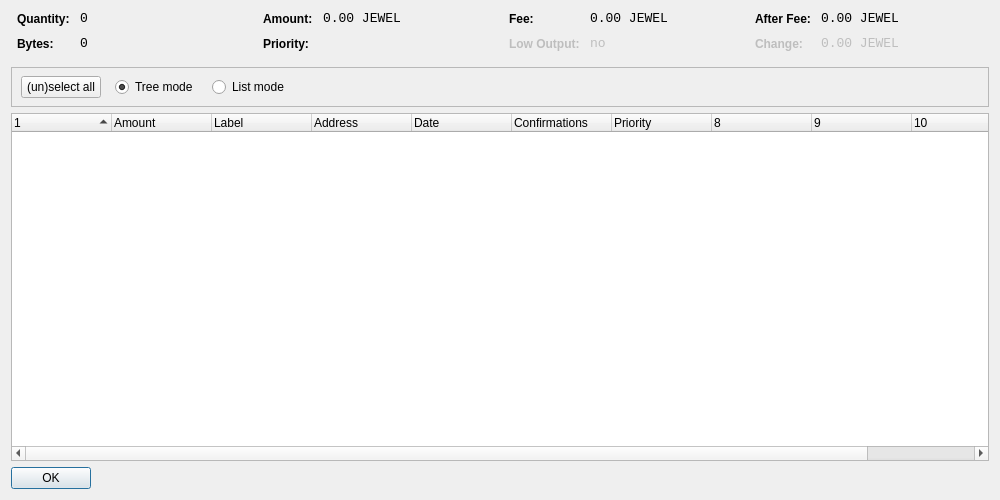
<?xml version="1.0" encoding="UTF-8"?>
<ui version="4.0">
 <class>CoinControlDialog</class>
 <widget class="QDialog" name="CoinControlDialog">
  <property name="geometry">
   <rect>
    <x>0</x>
    <y>0</y>
    <width>1000</width>
    <height>500</height>
   </rect>
  </property>
  <property name="windowTitle">
   <string>Coin Control</string>
  </property>
  <layout class="QVBoxLayout" name="verticalLayout">
   <item>
    <layout class="QHBoxLayout" name="horizontalLayoutTop" stretch="0,0,0,0">
     <property name="topMargin">
      <number>0</number>
     </property>
     <property name="bottomMargin">
      <number>10</number>
     </property>
     <item>
      <layout class="QFormLayout" name="formLayoutCoinControl1">
       <property name="horizontalSpacing">
        <number>10</number>
       </property>
       <property name="verticalSpacing">
        <number>10</number>
       </property>
       <property name="leftMargin">
        <number>6</number>
       </property>
       <property name="rightMargin">
        <number>6</number>
       </property>
       <item row="0" column="0">
        <widget class="QLabel" name="labelCoinControlQuantityText">
         <property name="styleSheet">
          <string notr="true">font-weight:bold;</string>
         </property>
         <property name="text">
          <string>Quantity:</string>
         </property>
        </widget>
       </item>
       <item row="0" column="1">
        <widget class="QLabel" name="labelCoinControlQuantity">
         <property name="font">
          <font>
           <family>Monospace</family>
           <pointsize>10</pointsize>
          </font>
         </property>
         <property name="cursor">
          <cursorShape>IBeamCursor</cursorShape>
         </property>
         <property name="contextMenuPolicy">
          <enum>Qt::ActionsContextMenu</enum>
         </property>
         <property name="text">
          <string notr="true">0</string>
         </property>
         <property name="textInteractionFlags">
          <set>Qt::LinksAccessibleByMouse|Qt::TextSelectableByKeyboard|Qt::TextSelectableByMouse</set>
         </property>
        </widget>
       </item>
       <item row="1" column="0">
        <widget class="QLabel" name="labelCoinControlBytesText">
         <property name="styleSheet">
          <string notr="true">font-weight:bold;</string>
         </property>
         <property name="text">
          <string>Bytes:</string>
         </property>
        </widget>
       </item>
       <item row="1" column="1">
        <widget class="QLabel" name="labelCoinControlBytes">
         <property name="font">
          <font>
           <family>Monospace</family>
           <pointsize>10</pointsize>
          </font>
         </property>
         <property name="cursor">
          <cursorShape>IBeamCursor</cursorShape>
         </property>
         <property name="contextMenuPolicy">
          <enum>Qt::ActionsContextMenu</enum>
         </property>
         <property name="text">
          <string notr="true">0</string>
         </property>
         <property name="textInteractionFlags">
          <set>Qt::LinksAccessibleByMouse|Qt::TextSelectableByKeyboard|Qt::TextSelectableByMouse</set>
         </property>
        </widget>
       </item>
      </layout>
     </item>
     <item>
      <layout class="QFormLayout" name="formLayoutCoinControl2">
       <property name="horizontalSpacing">
        <number>10</number>
       </property>
       <property name="verticalSpacing">
        <number>10</number>
       </property>
       <property name="leftMargin">
        <number>6</number>
       </property>
       <property name="rightMargin">
        <number>6</number>
       </property>
       <item row="0" column="0">
        <widget class="QLabel" name="labelCoinControlAmountText">
         <property name="styleSheet">
          <string notr="true">font-weight:bold;</string>
         </property>
         <property name="text">
          <string>Amount:</string>
         </property>
        </widget>
       </item>
       <item row="0" column="1">
        <widget class="QLabel" name="labelCoinControlAmount">
         <property name="font">
          <font>
           <family>Monospace</family>
           <pointsize>10</pointsize>
          </font>
         </property>
         <property name="cursor">
          <cursorShape>IBeamCursor</cursorShape>
         </property>
         <property name="contextMenuPolicy">
          <enum>Qt::ActionsContextMenu</enum>
         </property>
         <property name="text">
          <string notr="true">0.00 JEWEL</string>
         </property>
         <property name="textInteractionFlags">
          <set>Qt::LinksAccessibleByMouse|Qt::TextSelectableByKeyboard|Qt::TextSelectableByMouse</set>
         </property>
        </widget>
       </item>
       <item row="1" column="0">
        <widget class="QLabel" name="labelCoinControlPriorityText">
         <property name="styleSheet">
          <string notr="true">font-weight:bold;</string>
         </property>
         <property name="text">
          <string>Priority:</string>
         </property>
        </widget>
       </item>
       <item row="1" column="1">
        <widget class="QLabel" name="labelCoinControlPriority">
         <property name="font">
          <font>
           <family>Monospace</family>
           <pointsize>10</pointsize>
          </font>
         </property>
         <property name="cursor">
          <cursorShape>IBeamCursor</cursorShape>
         </property>
         <property name="contextMenuPolicy">
          <enum>Qt::ActionsContextMenu</enum>
         </property>
         <property name="text">
          <string/>
         </property>
         <property name="textInteractionFlags">
          <set>Qt::LinksAccessibleByMouse|Qt::TextSelectableByKeyboard|Qt::TextSelectableByMouse</set>
         </property>
        </widget>
       </item>
      </layout>
     </item>
     <item>
      <layout class="QFormLayout" name="formLayoutCoinControl3">
       <property name="horizontalSpacing">
        <number>10</number>
       </property>
       <property name="verticalSpacing">
        <number>10</number>
       </property>
       <property name="leftMargin">
        <number>6</number>
       </property>
       <property name="rightMargin">
        <number>6</number>
       </property>
       <item row="0" column="0">
        <widget class="QLabel" name="labelCoinControlFeeText">
         <property name="styleSheet">
          <string notr="true">font-weight:bold;</string>
         </property>
         <property name="text">
          <string>Fee:</string>
         </property>
        </widget>
       </item>
       <item row="0" column="1">
        <widget class="QLabel" name="labelCoinControlFee">
         <property name="font">
          <font>
           <family>Monospace</family>
           <pointsize>10</pointsize>
          </font>
         </property>
         <property name="cursor">
          <cursorShape>IBeamCursor</cursorShape>
         </property>
         <property name="contextMenuPolicy">
          <enum>Qt::ActionsContextMenu</enum>
         </property>
         <property name="text">
          <string notr="true">0.00 JEWEL</string>
         </property>
         <property name="textInteractionFlags">
          <set>Qt::LinksAccessibleByMouse|Qt::TextSelectableByKeyboard|Qt::TextSelectableByMouse</set>
         </property>
        </widget>
       </item>
       <item row="1" column="0">
        <widget class="QLabel" name="labelCoinControlLowOutputText">
         <property name="enabled">
          <bool>false</bool>
         </property>
         <property name="styleSheet">
          <string notr="true">font-weight:bold;</string>
         </property>
         <property name="text">
          <string>Low Output:</string>
         </property>
        </widget>
       </item>
       <item row="1" column="1">
        <widget class="QLabel" name="labelCoinControlLowOutput">
         <property name="enabled">
          <bool>false</bool>
         </property>
         <property name="font">
          <font>
           <family>Monospace</family>
           <pointsize>10</pointsize>
          </font>
         </property>
         <property name="cursor">
          <cursorShape>IBeamCursor</cursorShape>
         </property>
         <property name="contextMenuPolicy">
          <enum>Qt::ActionsContextMenu</enum>
         </property>
         <property name="text">
          <string notr="true">no</string>
         </property>
         <property name="textInteractionFlags">
          <set>Qt::LinksAccessibleByMouse|Qt::TextSelectableByKeyboard|Qt::TextSelectableByMouse</set>
         </property>
        </widget>
       </item>
      </layout>
     </item>
     <item>
      <layout class="QFormLayout" name="formLayoutCoinControl4">
       <property name="horizontalSpacing">
        <number>10</number>
       </property>
       <property name="verticalSpacing">
        <number>10</number>
       </property>
       <property name="leftMargin">
        <number>6</number>
       </property>
       <property name="rightMargin">
        <number>6</number>
       </property>
       <item row="0" column="0">
        <widget class="QLabel" name="labelCoinControlAfterFeeText">
         <property name="styleSheet">
          <string notr="true">font-weight:bold;</string>
         </property>
         <property name="text">
          <string>After Fee:</string>
         </property>
        </widget>
       </item>
       <item row="0" column="1">
        <widget class="QLabel" name="labelCoinControlAfterFee">
         <property name="font">
          <font>
           <family>Monospace</family>
           <pointsize>10</pointsize>
          </font>
         </property>
         <property name="cursor">
          <cursorShape>IBeamCursor</cursorShape>
         </property>
         <property name="contextMenuPolicy">
          <enum>Qt::ActionsContextMenu</enum>
         </property>
         <property name="text">
          <string notr="true">0.00 JEWEL</string>
         </property>
         <property name="textInteractionFlags">
          <set>Qt::LinksAccessibleByMouse|Qt::TextSelectableByKeyboard|Qt::TextSelectableByMouse</set>
         </property>
        </widget>
       </item>
       <item row="1" column="0">
        <widget class="QLabel" name="labelCoinControlChangeText">
         <property name="enabled">
          <bool>false</bool>
         </property>
         <property name="styleSheet">
          <string notr="true">font-weight:bold;</string>
         </property>
         <property name="text">
          <string>Change:</string>
         </property>
        </widget>
       </item>
       <item row="1" column="1">
        <widget class="QLabel" name="labelCoinControlChange">
         <property name="enabled">
          <bool>false</bool>
         </property>
         <property name="font">
          <font>
           <family>Monospace</family>
           <pointsize>10</pointsize>
          </font>
         </property>
         <property name="cursor">
          <cursorShape>IBeamCursor</cursorShape>
         </property>
         <property name="contextMenuPolicy">
          <enum>Qt::ActionsContextMenu</enum>
         </property>
         <property name="text">
          <string notr="true">0.00 JEWEL</string>
         </property>
         <property name="textInteractionFlags">
          <set>Qt::LinksAccessibleByMouse|Qt::TextSelectableByKeyboard|Qt::TextSelectableByMouse</set>
         </property>
        </widget>
       </item>
      </layout>
     </item>
    </layout>
   </item>
   <item>
    <widget class="QFrame" name="frame">
     <property name="minimumSize">
      <size>
       <width>0</width>
       <height>40</height>
      </size>
     </property>
     <property name="frameShape">
      <enum>QFrame::StyledPanel</enum>
     </property>
     <property name="frameShadow">
      <enum>QFrame::Sunken</enum>
     </property>
     <widget class="QWidget" name="horizontalLayoutWidget">
      <property name="geometry">
       <rect>
        <x>10</x>
        <y>0</y>
        <width>781</width>
        <height>41</height>
       </rect>
      </property>
      <layout class="QHBoxLayout" name="horizontalLayoutPanel" stretch="0,0,0,0,0">
       <property name="spacing">
        <number>14</number>
       </property>
       <item>
        <widget class="QPushButton" name="pushButtonSelectAll">
         <property name="sizePolicy">
          <sizepolicy hsizetype="Maximum" vsizetype="Fixed">
           <horstretch>0</horstretch>
           <verstretch>0</verstretch>
          </sizepolicy>
         </property>
         <property name="text">
          <string>(un)select all</string>
         </property>
        </widget>
       </item>
       <item>
        <widget class="QRadioButton" name="radioTreeMode">
         <property name="sizePolicy">
          <sizepolicy hsizetype="Maximum" vsizetype="Fixed">
           <horstretch>0</horstretch>
           <verstretch>0</verstretch>
          </sizepolicy>
         </property>
         <property name="text">
          <string>Tree mode</string>
         </property>
         <property name="checked">
          <bool>true</bool>
         </property>
        </widget>
       </item>
       <item>
        <widget class="QRadioButton" name="radioListMode">
         <property name="sizePolicy">
          <sizepolicy hsizetype="Maximum" vsizetype="Fixed">
           <horstretch>0</horstretch>
           <verstretch>0</verstretch>
          </sizepolicy>
         </property>
         <property name="text">
          <string>List mode</string>
         </property>
        </widget>
       </item>
       <item>
        <spacer name="horizontalSpacer">
         <property name="orientation">
          <enum>Qt::Horizontal</enum>
         </property>
         <property name="sizeHint" stdset="0">
          <size>
           <width>40</width>
           <height>20</height>
          </size>
         </property>
        </spacer>
       </item>
      </layout>
     </widget>
    </widget>
   </item>
   <item>
    <widget class="CoinControlTreeWidget" name="treeWidget">
     <property name="contextMenuPolicy">
      <enum>Qt::CustomContextMenu</enum>
     </property>
     <property name="sortingEnabled">
      <bool>false</bool>
     </property>
     <property name="columnCount">
      <number>11</number>
     </property>
     <attribute name="headerShowSortIndicator" stdset="0">
      <bool>true</bool>
     </attribute>
     <attribute name="headerStretchLastSection">
      <bool>false</bool>
     </attribute>
     <column>
      <property name="text">
       <string/>
      </property>
     </column>
     <column>
      <property name="text">
       <string>Amount</string>
      </property>
     </column>
     <column>
      <property name="text">
       <string>Label</string>
      </property>
     </column>
     <column>
      <property name="text">
       <string>Address</string>
      </property>
     </column>
     <column>
      <property name="text">
       <string>Date</string>
      </property>
     </column>
     <column>
      <property name="text">
       <string>Confirmations</string>
      </property>
      <property name="toolTip">
       <string>Confirmed</string>
      </property>
     </column>
     <column>
      <property name="text">
       <string>Priority</string>
      </property>
     </column>
     <column>
      <property name="text">
       <string/>
      </property>
     </column>
     <column>
      <property name="text">
       <string/>
      </property>
     </column>
     <column>
      <property name="text">
       <string/>
      </property>
     </column>
     <column>
      <property name="text">
       <string/>
      </property>
     </column>
    </widget>
   </item>
   <item>
    <widget class="QDialogButtonBox" name="buttonBox">
     <property name="sizePolicy">
      <sizepolicy hsizetype="Maximum" vsizetype="Fixed">
       <horstretch>0</horstretch>
       <verstretch>0</verstretch>
      </sizepolicy>
     </property>
     <property name="orientation">
      <enum>Qt::Horizontal</enum>
     </property>
     <property name="standardButtons">
      <set>QDialogButtonBox::Ok</set>
     </property>
    </widget>
   </item>
  </layout>
 </widget>
 <customwidgets>
  <customwidget>
   <class>CoinControlTreeWidget</class>
   <extends>QTreeWidget</extends>
   <header>coincontroltreewidget.h</header>
  </customwidget>
 </customwidgets>
 <resources/>
 <connections/>
</ui>
